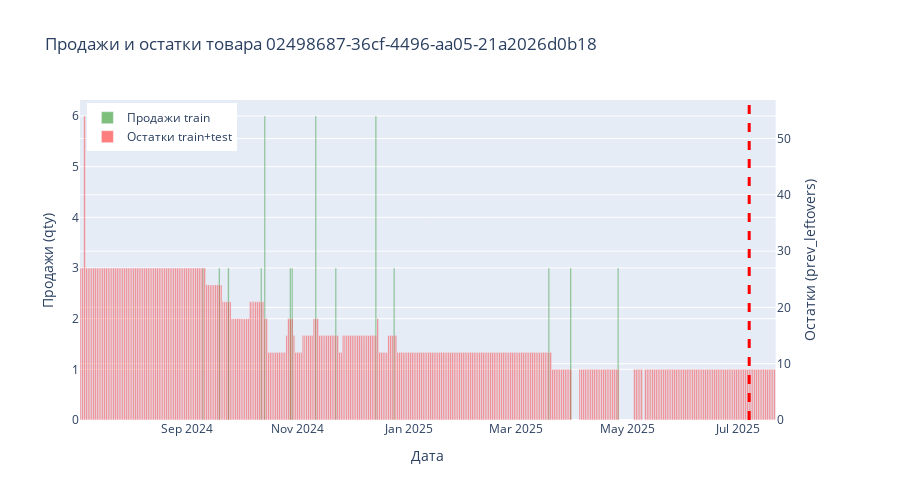

Notebook code cell kept with this figure:
### Code cell
nm_id = df_test['nm_id'].unique()[11] # 9
visualiser(nm_id)

### Figure 1 — Plotly figure (JSON) as saved in the notebook; plotly's stock layout.template omitted (floating-point values rounded to 4 significant figures; data arrays with more than 128 entries replaced by an {"elided": "..."} marker saying what was removed)
{"data": [{"marker": {"color": "green"}, "name": "Продажи train", "opacity": 0.5, "type": "bar", "x": {"elided": "369 str values"}, "xaxis": "x", "y": {"elided": "369 float values"}, "yaxis": "y"}, {"marker": {"color": "red"}, "name": "Остатки train+test", "opacity": 0.5, "type": "bar", "x": {"elided": "369 str values"}, "xaxis": "x", "y": {"elided": "369 int values"}, "yaxis": "y2"}], "layout": {"height": 500, "hovermode": "x unified", "legend": {"x": 0.01, "y": 0.99}, "shapes": [{"line": {"color": "red", "dash": "dash", "width": 3}, "type": "line", "x0": "2025-07-07T00:00:00", "x1": "2025-07-07T00:00:00", "y0": 0, "y1": 1, "yref": "paper"}], "showlegend": true, "title": {"text": "Продажи и остатки товара 02498687-36cf-4496-aa05-21a2026d0b18"}, "xaxis": {"anchor": "y", "domain": [0, 0.94], "title": {"text": "Дата"}}, "yaxis": {"anchor": "x", "domain": [0, 1], "title": {"text": "Продажи (qty)"}}, "yaxis2": {"anchor": "x", "overlaying": "y", "side": "right", "title": {"text": "Остатки (prev_leftovers)"}}}}
